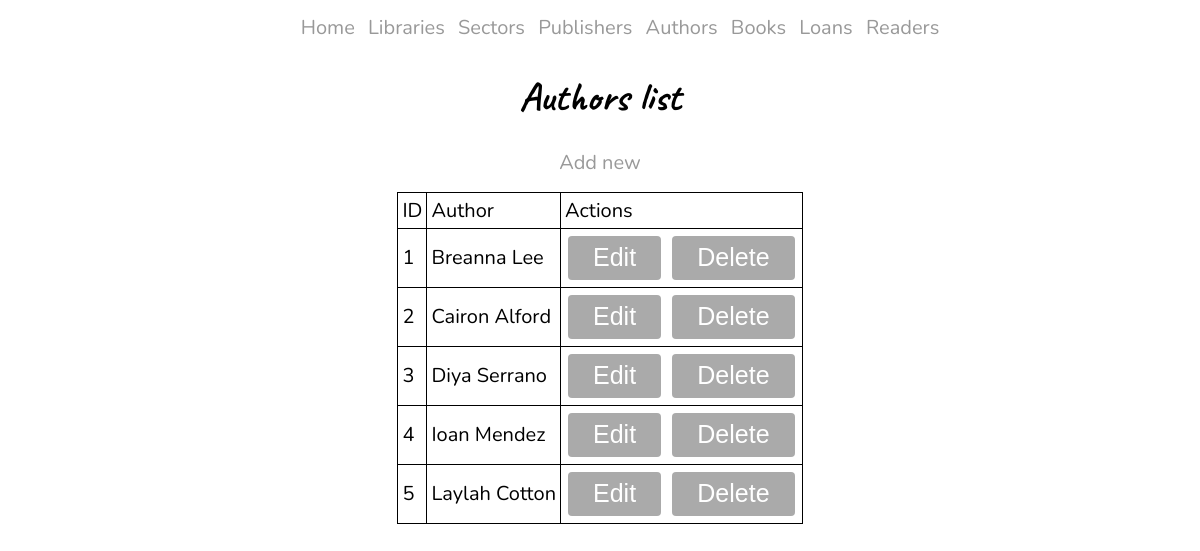
Screenshot of /read.php?object_type=authors with the database file from the repository.
### tables this page shows
CREATE TABLE `authors` (
  `id` int NOT NULL,
  `name` text NOT NULL
);

### read.php (the view, shortened to what this page needs)
<?php
function render_table($columns = null, $rows = null, $render_actions = false) {
  ?>
  <div class="add-new">
    <a href="/create.php?object_type=<?= $_GET['object_type']; ?>">Add new</a>
  </div>
  <table>
    <thead>
      <tr>
        <?php
        foreach ($columns as $column) {
        ?>
          <td><?= $column ?></td>
        <?php
        }
        if ($render_actions) {
          ?>
          <td>Actions</td>
          <?php
        }
        ?>
      </tr>
    </thead>
    <tbody>
      <?php
        foreach ($rows as $row) {
          echo '<tr>';
          foreach($row as $value) {
            echo '<td>' . $value . '</td>';
          }
          if ($render_actions) {
            ?><td>
              <form action="/update.php" method="get">
                <button>Edit</button>
              </form>
              <form action="/delete.php" method="post">
                <button>Delete</button>
              </form>
            </td>
            <?php
          }
        }
      ?>
    </tbody>
  </table>
  <?php
}
  ?>
  <?php
function read_all_authors() {
  require_once('init-mysqli.php');
  $query = "SELECT id AS ID, name AS Author FROM authors ORDER BY id;";
  $results = $mysqli->query($query);
  $rows = $results->fetch_all(MYSQLI_ASSOC);
  $columns = array();
  if (!empty($rows)) {
    $columns = array_keys($rows[0]);
  }
  require_once('header.php');
  ?>
  <h1>Authors list</h1>
  <?php
  render_table($columns, $rows, true);
  require_once('footer.php');
}
  ?>
    <?php
$func_name = 'read_all_' . $_GET['object_type'];
if (function_exists($func_name)) {
  $func_name();
} else {
  return_error(404, 'No such object in database');
}

### style.css (style rules this page uses)
body { margin: 0; max-width: 100vw; }
table { border-collapse: collapse; }
td { border: 1px solid; padding: 0.2em; white-space: nowrap; }
a { display: inline-block; text-decoration: none; color: #999; background: linear-gradient(#000, #000), linear-gradient(#000, #000); background-repeat: no-repeat; background-position: 100% 100%,0 100%; background-size: 0% .1em, 0 .1em; transition: color .3s, background .3s; }
h1, h2, h3, h4 { text-align: center; }
table { margin: 0 auto; }
td form { display: inline-block; }
table button { background-color: #aaa; font-size: 125%; color: #fff; padding: 0.3em 1em; margin: 3px; border: none; border-radius: 4px; cursor: pointer; transition: 0.3s; }
.add-new { text-align: center; margin: 1rem; }

### header.php (style rules this page uses)
body { font-family: 'Nunito', sans-serif; font-size: 125%; }
h1, h2, h3, h4 { font-family: 'Caveat', cursive; }

### rows the page displays
authors: id "1", name "Breanna Lee"
authors: id "2", name "Cairon Alford"
authors: id "3", name "Diya Serrano"
authors: id "4", name "Ioan Mendez"
authors: id "5", name "Laylah Cotton"

### other values shown
$column "ID"
$column "Author"
